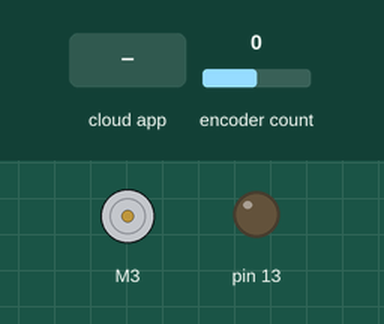
The sketch below on a simulated Arduino Uno, built for the host (arithmetic inside an expression is 32-bit, double 64-bit). On the bench: DC motor (green arrow = forward, orange = backward, longer = faster), output pins drawn as LEDs (lit = HIGH). The test bench sets the inputs (shaded band); at power-on: encoder count 0. The ROS host is connected and sends only what is stated; what the sketch prints to the serial monitor is not drawn.

Above: at 1.2 s.
1.3 s: the phone or cloud app sets referencia_ros to 45
At 2.6 s:
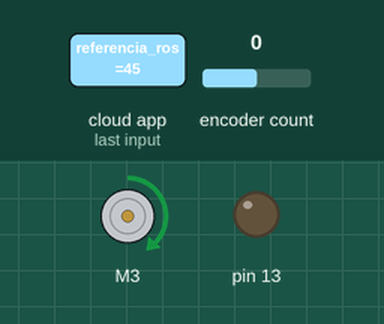
4.3 s: the phone or cloud app sets referencia_ros to 90
At 5.6 s:
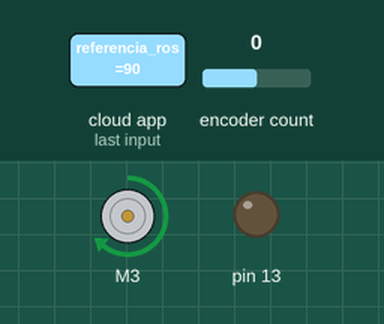
7.3 s: the phone or cloud app sets referencia_ros to 180
At 9.0 s:
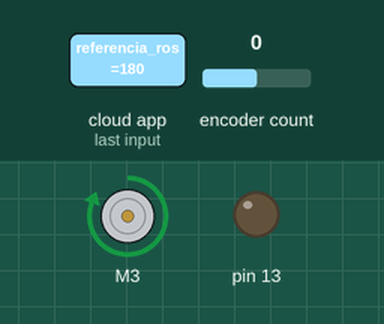
Timing chart, 0 to 10.5 s (numbered marks = the images above; inputs shaded):
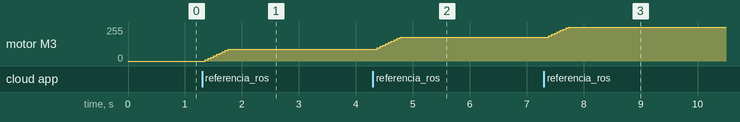

Measured:
- after the input at 1.3 s, motor M3: moves from stopped to forward 90/255 over 0.40 s, starting after 0.06 s
- after the input at 4.3 s, motor M3: moves from forward 90/255 to forward 180/255 over 0.40 s, starting after 0.07 s
- after the input at 7.3 s, motor M3: forward 180/255 → forward 255/255 after 0.09 s

The sketch:

Main.ino
```cpp
//Programa V2.0 Incluye Control PI de velocidad y programa Publisher and Subscriber ROS

//Librerias ROS
#define USE_USBCON
#include <ros.h>
#include <std_msgs/Int32.h>
#include <std_msgs/Float32.h>
#include <string.h>
//Libreria Encoder
#include <Encoder.h>
//Libreria Motor
#include <Adafruit_MotorShield.h>

float t1=0,u,t=0,int_e=0,kp,ki,ref,int_bound,ref_ros;
float a,ref_smooth=0,Hz;
long g_ant,grados;
unsigned long timeold = 0;

//float a_n;
char buffer[250];

//Nodo de ROS nh
ros::NodeHandle  nh;

//Publisher ROS-referencia
std_msgs::Int32 info_sub1;
ros::Publisher vref("vref", &info_sub1);

//Publisher ROS-rpm
std_msgs::Float32 info_rpm;
ros::Publisher velocity("velocity", &info_rpm);

//Publisher ROS-ref smooth
std_msgs::Int32 info_refsmooth;
ros::Publisher refsmooth("refsmooth", &info_refsmooth);

//Callback Subcriber and publisher
void valor_ref( const std_msgs::Int32& v_ref){
  ref=v_ref.data;
  info_sub1.data=a;
  vref.publish(&info_sub1);
}

//Subscriber ROS
ros::Subscriber<std_msgs::Int32> sub1("referencia_ros", valor_ref);

// Change these two numbers to the pins connected to your encoder.
//   Best Performance: both pins have interrupt capability
//   Good Performance: only the first pin has interrupt capability
//   Low Performance:  neither pin has interrupt capability
Encoder myEnc(5, 6);
//   avoid using pins with LEDs attached

Adafruit_MotorShield AFMS = Adafruit_MotorShield();
Adafruit_DCMotor *myMotor = AFMS.getMotor(3);

void setup() {
  //Iniciando serial
  Serial.begin(57600);
  //Set-up motor shield
  Serial.println("Adafruit Motorshield v2 - DC Motor test!");
  if (!AFMS.begin(1600,&Wire1)) {         // create with the default frequency 1.6KHz
  // if (!AFMS.begin(1000)) {  // OR with a different frequency, say 1KHz
    Serial.println("Could not find Motor Shield. Check wiring.");
    while (1);
  }
  Serial.println("Motor Shield found.");

  // Set-up encoder
  Serial.println("Basic Encoder Test:");
  // Medición de tiempo
  t1=float(millis())/1000;
  // Cambio de pasos de encoder a grados= 2220 pulsos por revolución entre 360 grados
  g_ant=0.162162162*myEnc.read();

  //Set-up salida LED
  pinMode(13, OUTPUT);

  //Set-up ROS and subscriber ROS
  nh.initNode();
  nh.advertise(vref);
  nh.advertise(velocity);
  nh.advertise(refsmooth);
  nh.subscribe(sub1);

  if (!nh.getParam("~an",&a,1)){
  //default values
    a=100;
  }

  if (!nh.getParam("~kp",&kp,1)){
  //default values
    kp=1;
  }

  if (!nh.getParam("~ki",&ki,1)){
  //default values
    ki=5;
  }
  sprintf(buffer,"a=",a);
  nh.loginfo(buffer);
  //nh.loginfo(a);
  //Variables de control
  //kp=2;
  //ki=10;

  // saturación de la integral
  int_bound=1.8;

  //Referencia, configurable por ROS
  ref=0;
  //a = 600;

  //Hertz
  Hz=20;
}

float ref_suave (float ref)
{
//Función de referencia suave

  if (abs(ref-ref_smooth)<abs(a/Hz)){
    ref_smooth=ref;
  }
  else if(ref_smooth>ref){
    if(abs(ref-ref_smooth)>90){
      ref_smooth = ref_smooth - 0.3*(a/Hz);
    }
    else{
      ref_smooth = ref_smooth - (a/Hz);
    }
  } else if (ref_smooth<ref) {
    if(abs(ref-ref_smooth)>90){
      ref_smooth = ref_smooth + 0.3*(a/Hz);
    }
    else{
      ref_smooth = ref_smooth + (a/Hz);
    }
  }
  return ref_smooth;
}

int sat (float x,float cota)
{
//Función de saturación

  if (x>cota){
      x=cota;
  }
  else if (x<-cota){
      x=-cota;
  }
  return x;
}

void loop() {

if (millis() - timeold >= (1000/Hz)) {

  float t2; // Variable de tiempo en el instante actual
  float d_finitas; //Calculo de velocidad usando diferencias finitas en grados/segundo
  float rpm; // Variable Revoluciones por Minuto RPM=(Grados/segundo)/6
  float dt; //Variable diferencial de tiempo (instante actual)-(instante anterior)
  float e; // Variable del error Velocidad de referencia - velocidad actual
  long grados_actuales; // Variable de posición del encoder actual

  // Lectura actual de posición
  grados_actuales = 0.162162162*myEnc.read();
  // Lectura de tiempo
  t2=float(millis())/1000;
  dt=t2-t1;
  // Calculo de la velocidad usando derivada sucia (diferencias finitas)
  d_finitas=(grados_actuales-g_ant)/(dt);
  // Grados a RPM
  rpm=d_finitas/6;
  timeold = millis();
  //Control P
  //u=(255/120)*(k*ref+(1-k)*rpm);

  ref_smooth=ref_suave(ref);

  e=ref_smooth-rpm; //Error
  if (abs(e)<10){
    int_e=int_e+e*dt; // Integral del error
  }

  // Saturación del integrador
  int_e= sat(int_e,int_bound);

  //Control PI
  u=(255/120)*(rpm+(kp*e)+(ki*int_e));
  //u=255;
  // Saturación del controlador
  u=sat(u,255);

  if (u<0){
  myMotor->run(BACKWARD);}
  else  {
  myMotor->run(FORWARD);}

  myMotor->setSpeed(abs(u));

  //ROS Publisher
  info_rpm.data=rpm;
  velocity.publish(&info_rpm);
  info_refsmooth.data=ref_smooth;
  refsmooth.publish(&info_refsmooth);
  nh.spinOnce();

  t1=t2;
  g_ant=grados_actuales;
}
}
```
